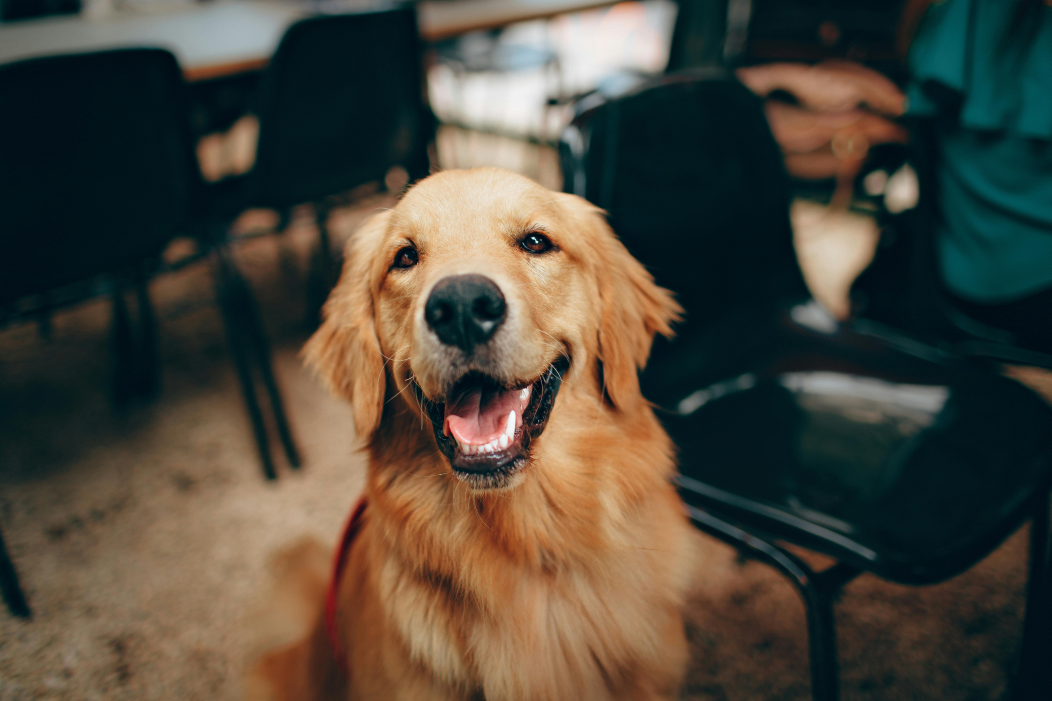
#> input picture opencv-scripts/photos/dog.jpg, 5257 x 3505 px, found by its file name (shown at 1/5 size)
$ python gradients.py
#> lines starting #> are read from the running program, lines starting #| are printed output that depends on the picture; after the words box and inside, x2 and y2 are one past the last pixel; in counts of white or black regions, pixels touching at a corner belong together
### opencv-scripts/utilities/image_tools.py
import cv2 as cv
import numpy as np

################################################################################################################
'''
Load Image

Args:
    -- path: path to the image (jpg/png/etc..)

Return:
    -- numpy array of shape (height, width, channels)
'''
################################################################################################################
def load_img(path):
#> called with path = 'photos\\dog.jpg'
    img = cv.imread(path)
#> img is the input picture: shape (3505, 5257, 3); mean B, G, R 60.3, 71.7, 76.5

    if img is None:
        raise FileNotFoundError(f"Could not load image at: {path}")

    return img

################################################################################################################
'''
Resize Function

Args:
    -- frame: numpy array (uint8/uint16/etc..)
    -- scale: scale factor, where the default value is 0.5, halving the dimensions

Returns:
    -- the resized frame
'''
################################################################################################################
def rescaleFrame(frame, scale=0.50) :
#> called with scale = 0.2
    if frame is None:
        raise ValueError("rescale_frame: 'frame' is None.")
    if scale <= 0:
        raise ValueError("rescale_frame: 'scale' must be > 0.")

    # works with images, videos, and live videos
    width = int(frame.shape[1] * scale)
#> width = 1051
    height = int(frame.shape[0] * scale)
#> height = 701
    dims = (width, height)
#> dims = (1051, 701)

    return cv.resize(frame, dims, interpolation=cv.INTER_AREA)

### opencv-scripts/gradients.py
# NOTE: Uses 'photos\\dog.jpg' as the example img for the demo, it can be replaced with any path to an image if needed

import cv2 as cv
import numpy as np
import matplotlib.pyplot as plt
from utilities.image_tools import rescaleFrame, load_img

################################################################################################################
# Load Image
################################################################################################################
img = load_img('photos\\dog.jpg')  # dog is a large image -- rescale for better demo visualization
rescaled_img = rescaleFrame(img, 0.20)
img = rescaled_img

gray = cv.cvtColor(img, cv.COLOR_BGR2GRAY)
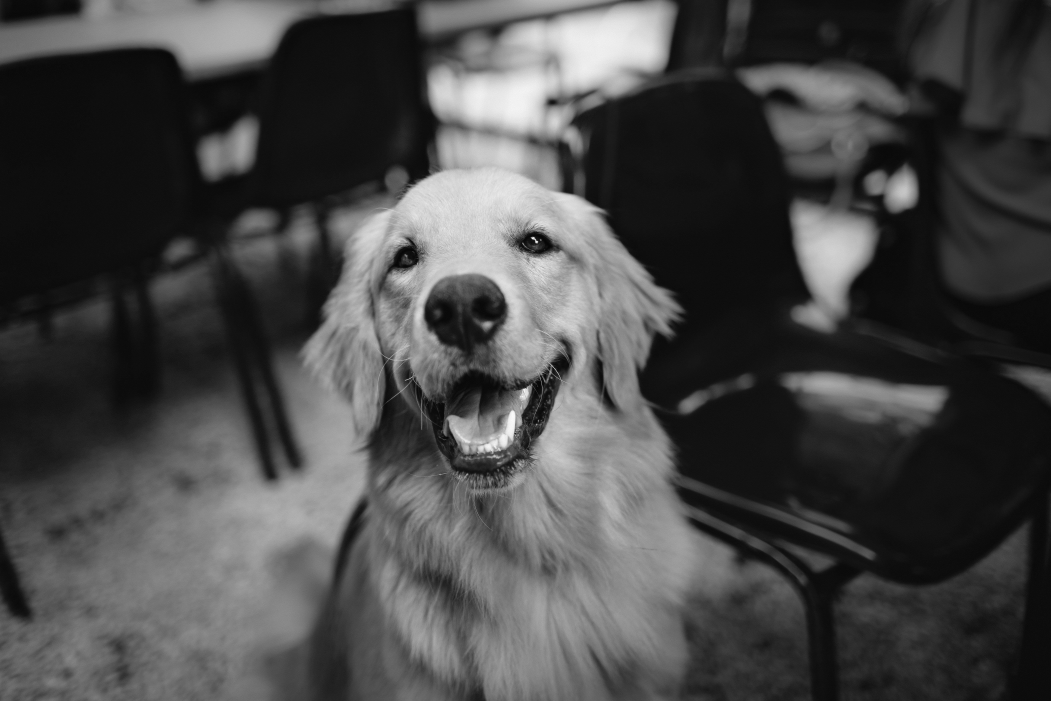
#> gray: shape (701, 1051); min 6, max 250, mean 71.8

################################################################################################################
# Laplacian
################################################################################################################
lap = cv.Laplacian(gray, cv.CV_64F)     # computes the gradient of the image
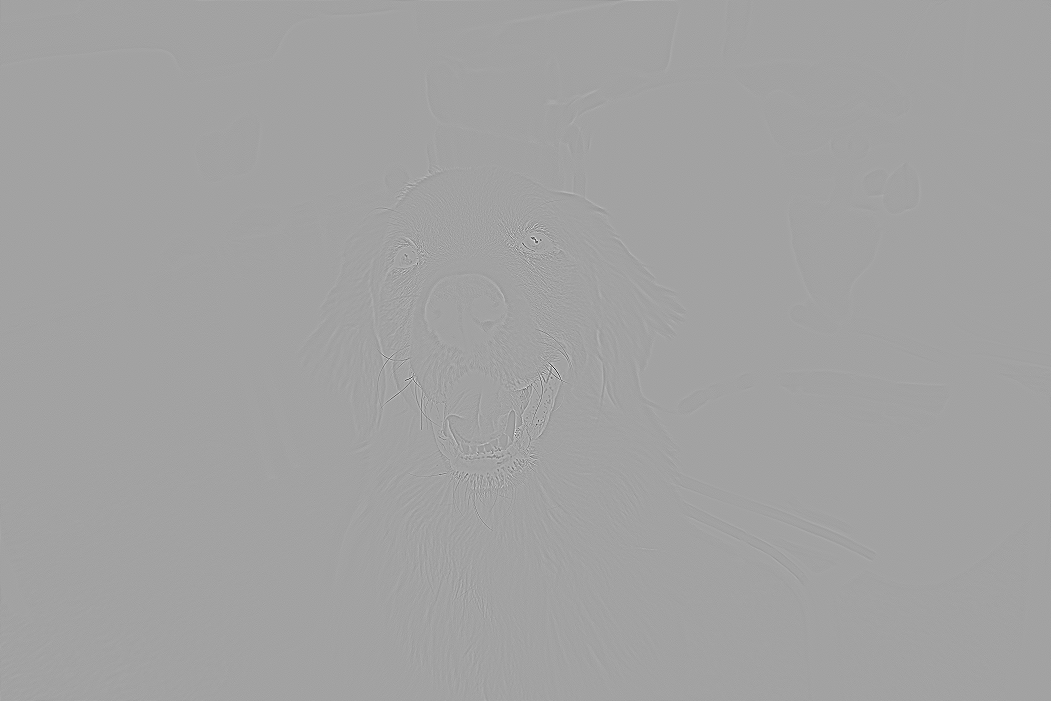
#> lap: shape (701, 1051) float64; min -473, max 269, mean 0; drawn with min black and max white
lap = np.uint8(np.absolute(lap))        # addresses negative values resulting from laplacian
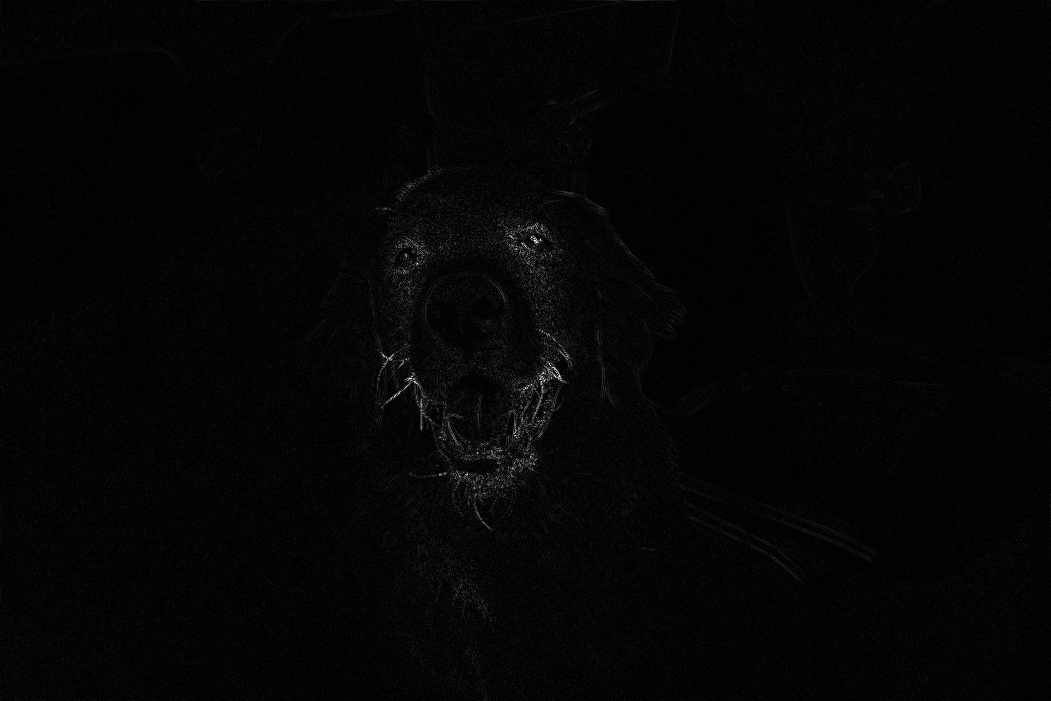
#> lap: shape (701, 1051); min 0, max 255, mean 4.3

################################################################################################################
# Sobel
################################################################################################################
sobelx = cv.Sobel(gray, cv.CV_64F, 1, 0)
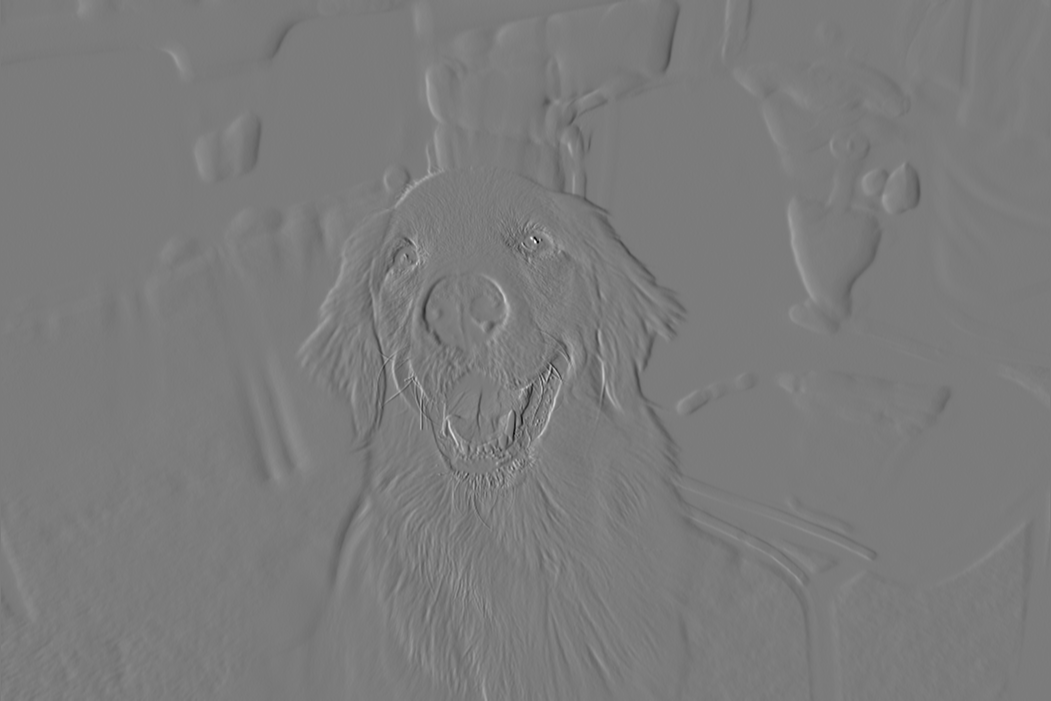
#> sobelx: shape (701, 1051) float64; min -658, max 699, mean -0.1; drawn with min black and max white
sobely = cv.Sobel(gray, cv.CV_64F, 0, 1)

# combining both sobels
combined_sobel = cv.bitwise_or(sobelx, sobely)
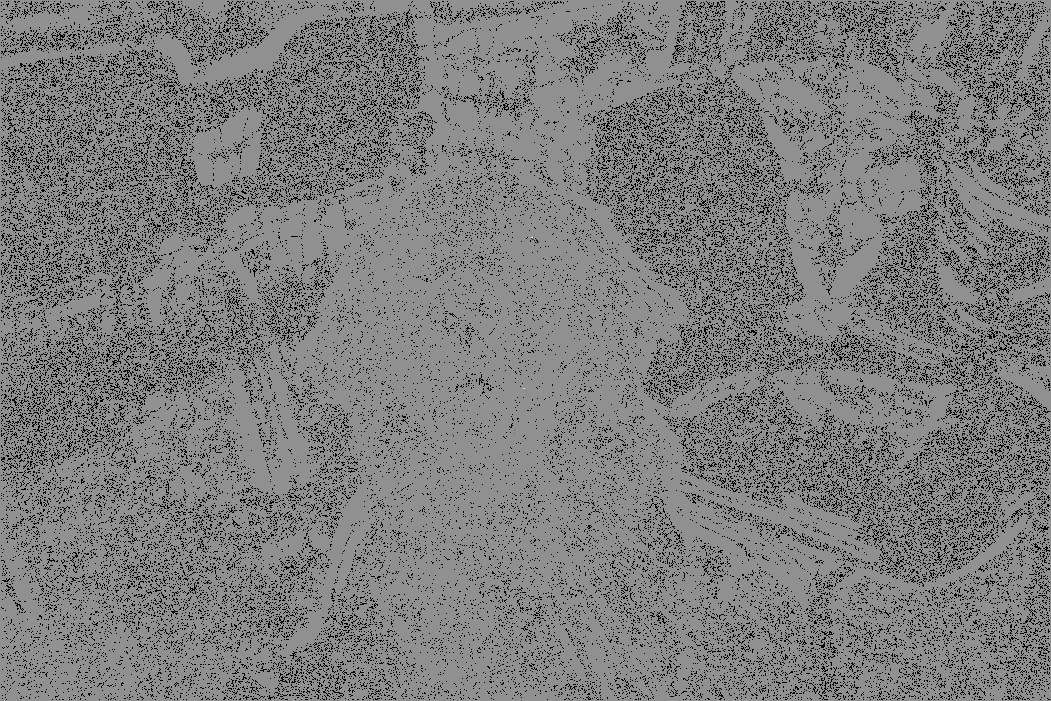
#> combined_sobel: shape (701, 1051) float64; 14.26% of the values are NaN or infinite; the others: min -128896, max 97792, mean -33.25; drawn with min black, max white, NaN and infinite black

################################################################################################################
# Canny (Multi-Stage Process) -- used in previous examples
################################################################################################################
canny = cv.Canny(gray, 150, 175)
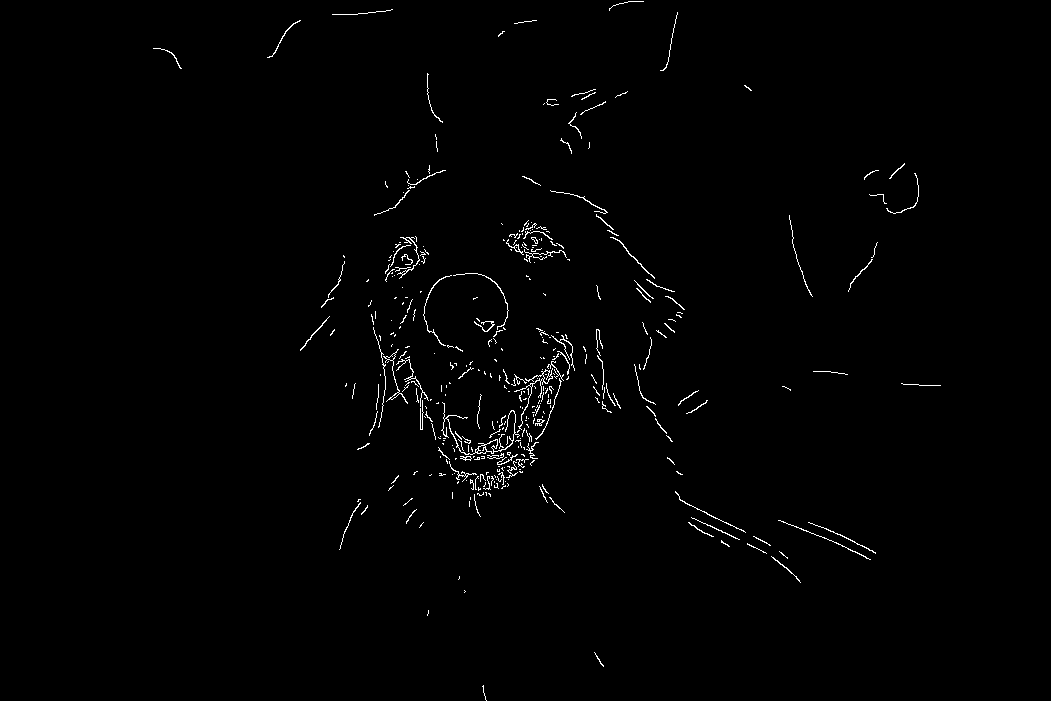
#> canny: shape (701, 1051); 0.96% white in thin lines or dots, all inside (x1, y1, x2, y2) = (153, 1, 941, 701)

################################################################################################################
# Show/Display Images
################################################################################################################
cv.imshow('Dog', img)
# [12 lines of commented-out code are left out]

cv.waitKey(0)

# Canny Edge Detector is a more clean edge detector, however sobel is also used alot
